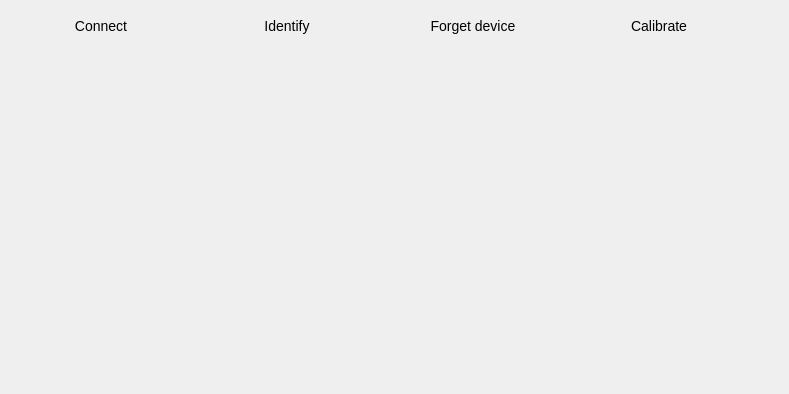
<?xml version="1.0" encoding="UTF-8"?>
<ui version="4.0">
 <class>InfoPage</class>
 <widget class="QWidget" name="InfoPage">
  <property name="geometry">
   <rect>
    <x>0</x>
    <y>0</y>
    <width>789</width>
    <height>394</height>
   </rect>
  </property>
  <property name="windowTitle">
   <string>Form</string>
  </property>
  <property name="styleSheet">
   <string notr="true">QCheckBox {
  spacing: 8px;
  background-color: transparent;
  font-size: 14px;
  font-weight: bold;

  color: rgba(255, 255, 255, 153);
}

QCheckBox::indicator {
  width: 14px;
  height: 14px;
  border: 2px solid rgb(74,100,255);
  border-radius: 4px;
}
QCheckBox::indicator:unchecked { background-color: transparent; }
QCheckBox::indicator:checked { background-color: rgb(74,100,255); }</string>
  </property>
  <layout class="QGridLayout" name="gridLayout">
   <item row="0" column="2">
    <widget class="QPushButton" name="btnForget">
     <property name="sizePolicy">
      <sizepolicy hsizetype="Fixed" vsizetype="Fixed">
       <horstretch>0</horstretch>
       <verstretch>0</verstretch>
      </sizepolicy>
     </property>
     <property name="minimumSize">
      <size>
       <width>180</width>
       <height>30</height>
      </size>
     </property>
     <property name="maximumSize">
      <size>
       <width>240</width>
       <height>30</height>
      </size>
     </property>
     <property name="styleSheet">
      <string notr="true">QPushButton {
  min-height: 30px;
  max-height: 30px;

  border: 0px;

  font-size: 14px;
}</string>
     </property>
     <property name="text">
      <string>Forget device</string>
     </property>
     <property name="blue_button" stdset="0">
      <bool>true</bool>
     </property>
    </widget>
   </item>
   <item row="0" column="0">
    <widget class="QPushButton" name="btnConnect">
     <property name="sizePolicy">
      <sizepolicy hsizetype="Fixed" vsizetype="Fixed">
       <horstretch>0</horstretch>
       <verstretch>0</verstretch>
      </sizepolicy>
     </property>
     <property name="minimumSize">
      <size>
       <width>180</width>
       <height>30</height>
      </size>
     </property>
     <property name="maximumSize">
      <size>
       <width>240</width>
       <height>30</height>
      </size>
     </property>
     <property name="styleSheet">
      <string notr="true">QPushButton {
  	border: 0px;
  	font-size: 14px;
}
</string>
     </property>
     <property name="text">
      <string>Connect</string>
     </property>
     <property name="blue_button" stdset="0">
      <bool>true</bool>
     </property>
    </widget>
   </item>
   <item row="3" column="0" colspan="5">
    <widget class="QScrollArea" name="scrollArea">
     <property name="frameShape">
      <enum>QFrame::NoFrame</enum>
     </property>
     <property name="widgetResizable">
      <bool>true</bool>
     </property>
     <widget class="QWidget" name="scrollAreaWidgetContents">
      <property name="geometry">
       <rect>
        <x>0</x>
        <y>0</y>
        <width>771</width>
        <height>238</height>
       </rect>
      </property>
      <property name="sizePolicy">
       <sizepolicy hsizetype="Preferred" vsizetype="Expanding">
        <horstretch>0</horstretch>
        <verstretch>0</verstretch>
       </sizepolicy>
      </property>
      <layout class="QGridLayout" name="gridLayout_2">
       <property name="leftMargin">
        <number>0</number>
       </property>
       <property name="topMargin">
        <number>0</number>
       </property>
       <property name="rightMargin">
        <number>0</number>
       </property>
       <item row="4" column="0" colspan="2">
        <widget class="QWidget" name="descriptionWidget" native="true">
         <property name="sizePolicy">
          <sizepolicy hsizetype="Preferred" vsizetype="Maximum">
           <horstretch>0</horstretch>
           <verstretch>0</verstretch>
          </sizepolicy>
         </property>
         <property name="minimumSize">
          <size>
           <width>0</width>
           <height>0</height>
          </size>
         </property>
        </widget>
       </item>
       <item row="2" column="0" colspan="3">
        <widget class="QWidget" name="paramWidget" native="true">
         <property name="minimumSize">
          <size>
           <width>0</width>
           <height>0</height>
          </size>
         </property>
         <layout class="QGridLayout" name="paramLayout">
          <property name="leftMargin">
           <number>0</number>
          </property>
          <property name="topMargin">
           <number>0</number>
          </property>
          <property name="rightMargin">
           <number>0</number>
          </property>
          <property name="bottomMargin">
           <number>0</number>
          </property>
          <property name="spacing">
           <number>0</number>
          </property>
          <item row="0" column="0">
           <widget class="QLabel" name="paramLabel">
            <property name="text">
             <string/>
            </property>
           </widget>
          </item>
         </layout>
        </widget>
       </item>
       <item row="3" column="0">
        <widget class="QTextBrowser" name="extraWidget">
         <property name="sizePolicy">
          <sizepolicy hsizetype="Expanding" vsizetype="Fixed">
           <horstretch>0</horstretch>
           <verstretch>0</verstretch>
          </sizepolicy>
         </property>
         <property name="minimumSize">
          <size>
           <width>0</width>
           <height>0</height>
          </size>
         </property>
         <property name="maximumSize">
          <size>
           <width>16777215</width>
           <height>0</height>
          </size>
         </property>
         <property name="styleSheet">
          <string notr="true"/>
         </property>
         <property name="frameShape">
          <enum>QFrame::NoFrame</enum>
         </property>
         <property name="verticalScrollBarPolicy">
          <enum>Qt::ScrollBarAlwaysOff</enum>
         </property>
         <property name="horizontalScrollBarPolicy">
          <enum>Qt::ScrollBarAlwaysOff</enum>
         </property>
         <property name="sizeAdjustPolicy">
          <enum>QAbstractScrollArea::AdjustToContents</enum>
         </property>
         <property name="openExternalLinks">
          <bool>true</bool>
         </property>
        </widget>
       </item>
       <item row="5" column="0" colspan="3">
        <spacer name="verticalSpacer">
         <property name="orientation">
          <enum>Qt::Vertical</enum>
         </property>
         <property name="sizeType">
          <enum>QSizePolicy::Expanding</enum>
         </property>
         <property name="sizeHint" stdset="0">
          <size>
           <width>0</width>
           <height>0</height>
          </size>
         </property>
        </spacer>
       </item>
      </layout>
     </widget>
    </widget>
   </item>
   <item row="0" column="3">
    <widget class="QPushButton" name="btnCalibrate">
     <property name="minimumSize">
      <size>
       <width>180</width>
       <height>30</height>
      </size>
     </property>
     <property name="styleSheet">
      <string notr="true">QPushButton {
  min-height: 30px;
  max-height: 30px;

  border: 0px;

  font-size: 14px;
}
</string>
     </property>
     <property name="text">
      <string>Calibrate</string>
     </property>
     <property name="blue_button" stdset="0">
      <bool>true</bool>
     </property>
    </widget>
   </item>
   <item row="0" column="1">
    <widget class="QPushButton" name="btnIdentify">
     <property name="sizePolicy">
      <sizepolicy hsizetype="Fixed" vsizetype="Fixed">
       <horstretch>0</horstretch>
       <verstretch>0</verstretch>
      </sizepolicy>
     </property>
     <property name="minimumSize">
      <size>
       <width>180</width>
       <height>30</height>
      </size>
     </property>
     <property name="maximumSize">
      <size>
       <width>240</width>
       <height>30</height>
      </size>
     </property>
     <property name="styleSheet">
      <string notr="true">QPushButton {
  min-height: 30px;
  max-height: 30px;

  border: 0px;

  font-size: 14px;
}</string>
     </property>
     <property name="text">
      <string>Identify</string>
     </property>
     <property name="blue_button" stdset="0">
      <bool>true</bool>
     </property>
    </widget>
   </item>
   <item row="0" column="4" rowspan="2">
    <spacer name="horizontalSpacer">
     <property name="orientation">
      <enum>Qt::Horizontal</enum>
     </property>
     <property name="sizeHint" stdset="0">
      <size>
       <width>0</width>
       <height>0</height>
      </size>
     </property>
    </spacer>
   </item>
   <item row="1" column="0" colspan="4">
    <layout class="QVBoxLayout" name="verticalLayout">
     <property name="spacing">
      <number>0</number>
     </property>
     <property name="topMargin">
      <number>0</number>
     </property>
     <item>
      <widget class="QLabel" name="lblFirmware">
       <property name="text">
        <string/>
       </property>
      </widget>
     </item>
     <item>
      <widget class="QLabel" name="lblCalibrationInfo">
       <property name="text">
        <string/>
       </property>
       <property name="wordWrap">
        <bool>true</bool>
       </property>
      </widget>
     </item>
     <item>
      <widget class="QLabel" name="lblCalibrationStatus">
       <property name="sizePolicy">
        <sizepolicy hsizetype="Minimum" vsizetype="Fixed">
         <horstretch>0</horstretch>
         <verstretch>0</verstretch>
        </sizepolicy>
       </property>
       <property name="minimumSize">
        <size>
         <width>0</width>
         <height>20</height>
        </size>
       </property>
       <property name="maximumSize">
        <size>
         <width>16777215</width>
         <height>20</height>
        </size>
       </property>
       <property name="text">
        <string/>
       </property>
       <property name="wordWrap">
        <bool>true</bool>
       </property>
      </widget>
     </item>
     <item>
      <widget class="QLabel" name="lblConnectionStatus">
       <property name="sizePolicy">
        <sizepolicy hsizetype="Minimum" vsizetype="Fixed">
         <horstretch>0</horstretch>
         <verstretch>0</verstretch>
        </sizepolicy>
       </property>
       <property name="minimumSize">
        <size>
         <width>0</width>
         <height>20</height>
        </size>
       </property>
       <property name="maximumSize">
        <size>
         <width>16777215</width>
         <height>20</height>
        </size>
       </property>
       <property name="styleSheet">
        <string notr="true">QLabel {
	color: red;
}</string>
       </property>
       <property name="text">
        <string/>
       </property>
       <property name="wordWrap">
        <bool>true</bool>
       </property>
      </widget>
     </item>
     <item>
      <widget class="QLabel" name="lblIdentifyStatus">
       <property name="sizePolicy">
        <sizepolicy hsizetype="Minimum" vsizetype="Fixed">
         <horstretch>0</horstretch>
         <verstretch>0</verstretch>
        </sizepolicy>
       </property>
       <property name="minimumSize">
        <size>
         <width>0</width>
         <height>20</height>
        </size>
       </property>
       <property name="maximumSize">
        <size>
         <width>16777215</width>
         <height>20</height>
        </size>
       </property>
       <property name="text">
        <string/>
       </property>
       <property name="wordWrap">
        <bool>true</bool>
       </property>
      </widget>
     </item>
    </layout>
   </item>
  </layout>
 </widget>
 <resources/>
 <connections/>
</ui>
